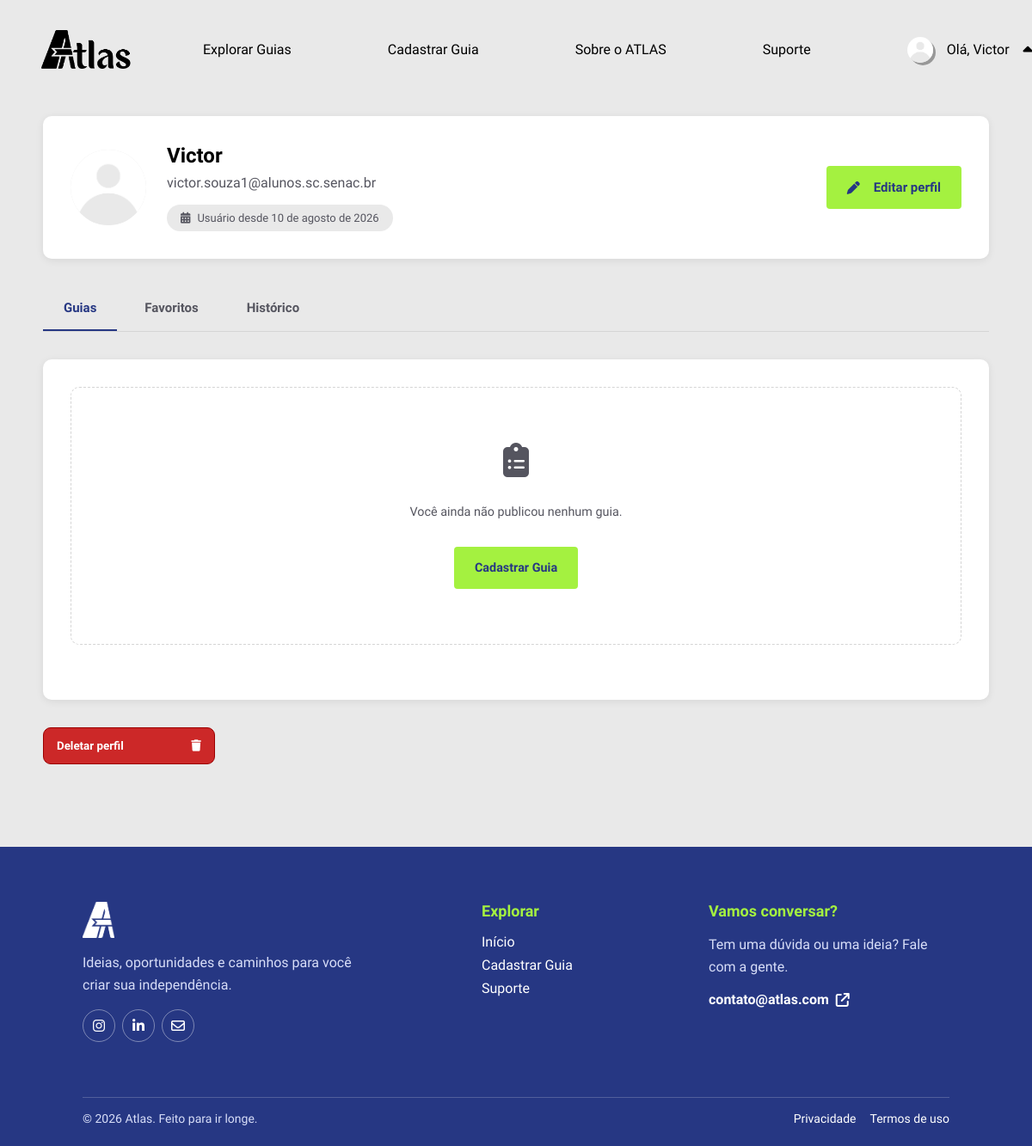
The page /meu_perfil.php (signed in) on the database as committed earlier.
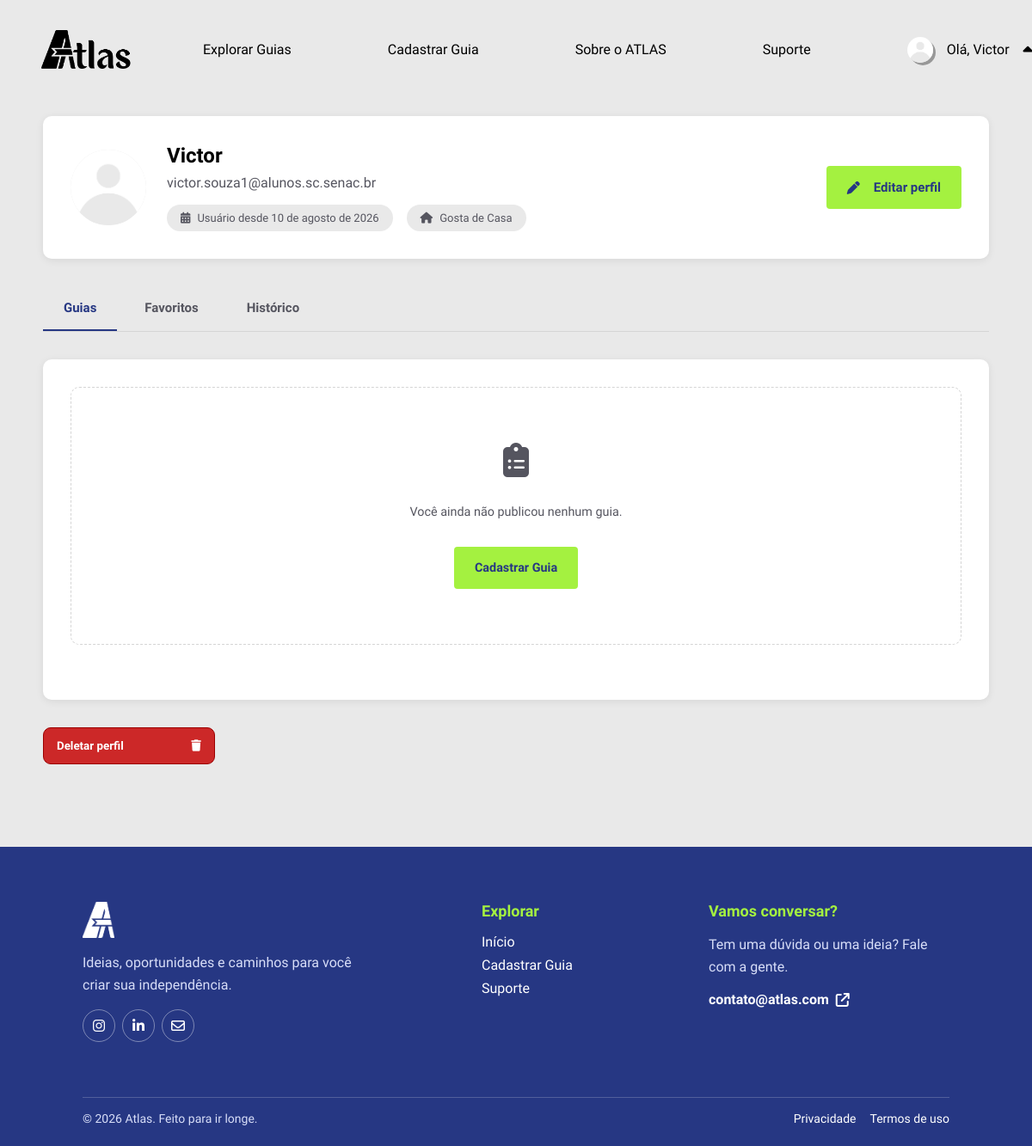
The same page on the database as committed later.
### tables this page shows
CREATE TABLE `usuario` (
  `id_usuario` int(11) NOT NULL,
  `foto` blob DEFAULT NULL,
  `nome` varchar(100) NOT NULL,
  `email` varchar(150) NOT NULL,
  `senha` varchar(255) NOT NULL,
  `preferencia` enum('Automóveis','Casa','Compras','Cuidados','Culinária','Educação','Finanças','Jardinagem','Limpeza','Manutenção','Moda','Saúde','Tecnologia','Trabalho','Transporte') NOT NULL,
  `nivel` enum('1','2','3','') NOT NULL DEFAULT '3',
  `estado` enum('ativo','inativo','','') NOT NULL DEFAULT 'ativo',
  `data_criacao` datetime NOT NULL DEFAULT current_timestamp()
);

### meu_perfil.php (the view, shortened to what the changed rows need)
<?php
include('conexao.php');
$id_usuario = (int)$_SESSION['id'];
$sql = "SELECT id_usuario, foto, nome, email, preferencia, data_criacao FROM usuario WHERE id_usuario = '$id_usuario'";
$query = $conn->query($sql);
$usuario = $query->fetch_assoc();
$preferencias = [
    'Culinária' => ['nome' => 'Culinária', 'icone' => 'fa-bowl-food'],
    'Casa' => ['nome' => 'Casa', 'icone' => 'fa-house'],
    'Limpeza' => ['nome' => 'Limpeza', 'icone' => 'fa-broom'],
    'Finanças' => ['nome' => 'Finanças', 'icone' => 'fa-money-bill-wave'],
    'Trabalho' => ['nome' => 'Trabalho', 'icone' => 'fa-briefcase'],
    'Educação' => ['nome' => 'Educação', 'icone' => 'fa-graduation-cap'],
    'Saúde' => ['nome' => 'Saúde', 'icone' => 'fa-heart-pulse'],
    'Automóveis' => ['nome' => 'Automóveis', 'icone' => 'fa-car'],
    'Transporte' => ['nome' => 'Transporte', 'icone' => 'fa-bus'],
    'Tecnologia' => ['nome' => 'Tecnologia', 'icone' => 'fa-computer'],
    'Jardinagem' => ['nome' => 'Jardinagem', 'icone' => 'fa-seedling'],
    'Moda' => ['nome' => 'Moda', 'icone' => 'fa-shirt'],
    'Cuidados' => ['nome' => 'Cuidados', 'icone' => 'fa-baby'],
    'Manutenção' => ['nome' => 'Manutenção', 'icone' => 'fa-screwdriver-wrench'],
    'Compras' => ['nome' => 'Compras', 'icone' => 'fa-cart-shopping'],
];
$preferenciaUsuario = $preferencias[$usuario['preferencia']] ?? null;
$meses = [
    1 => 'janeiro',
    2 => 'fevereiro',
    3 => 'março',
    4 => 'abril',
    5 => 'maio',
    6 => 'junho',
    7 => 'julho',
    8 => 'agosto',
    9 => 'setembro',
    10 => 'outubro',
    11 => 'novembro',
    12 => 'dezembro',
];
$membroDesde = null;
if (!empty($usuario['data_criacao'])) {
    $data = new DateTime($usuario['data_criacao']);
    $membroDesde = $data->format('d') . ' de ' . $meses[(int) $data->format('n')] . ' de ' . $data->format('Y');
}
?>
<!DOCTYPE html>
<html lang="pt-br">
<head>
    <link rel="stylesheet" href="https://cdnjs.cloudflare.com/ajax/libs/font-awesome/6.4.0/css/all.min.css">
    <link rel="stylesheet" href="css/meu_perfil.css">
</head>
<body>
    <main>
        <section class="cabecalho-perfil">
            <div class="info-perfil">
                <h1><?= htmlspecialchars($_SESSION['nome']) ?></h1>
                <div class="detalhes-perfil">
                    <?php if ($membroDesde): ?>
                        <span class="data-pref"><i class="fa-solid fa-calendar-days"></i> Usuário desde <?= $membroDesde ?></span>
                    <?php endif; ?>
                    <?php if ($preferenciaUsuario): ?>
                        <span class="data-pref"><i class="fa-solid <?= htmlspecialchars($preferenciaUsuario['icone']) ?>"></i> Gosta de <?= htmlspecialchars($preferenciaUsuario['nome']) ?></span>
                    <?php endif; ?>
                </div>
            </div>
        </section>
    </main>
</body>
</html>

Rows that differ between the two databases and show on the page:
changed usuario: preferencia (not shown) → "Casa"
Other text that changed with them:
text now shown: "Gosta de"
